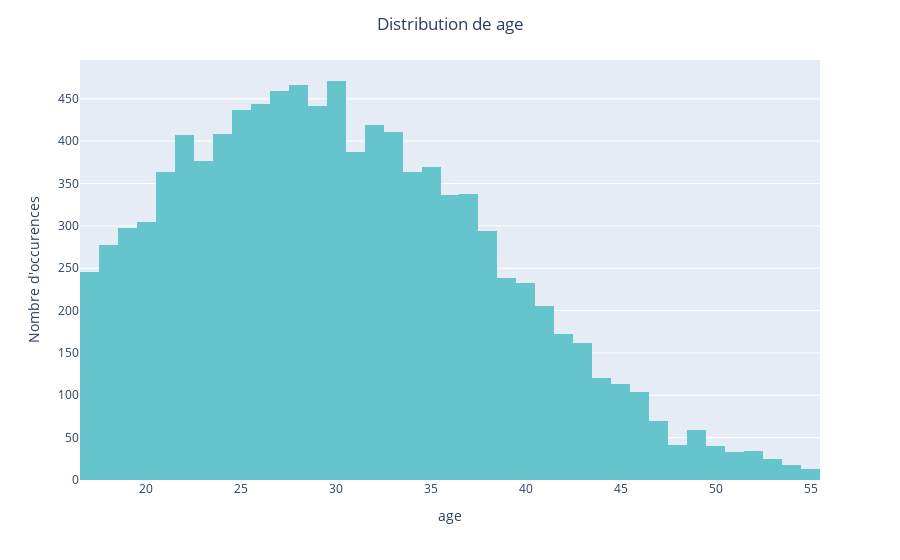
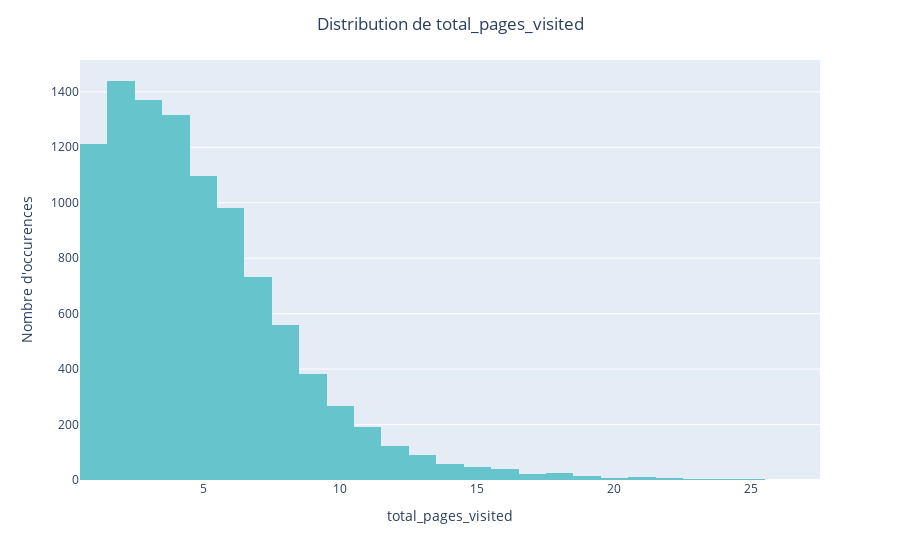
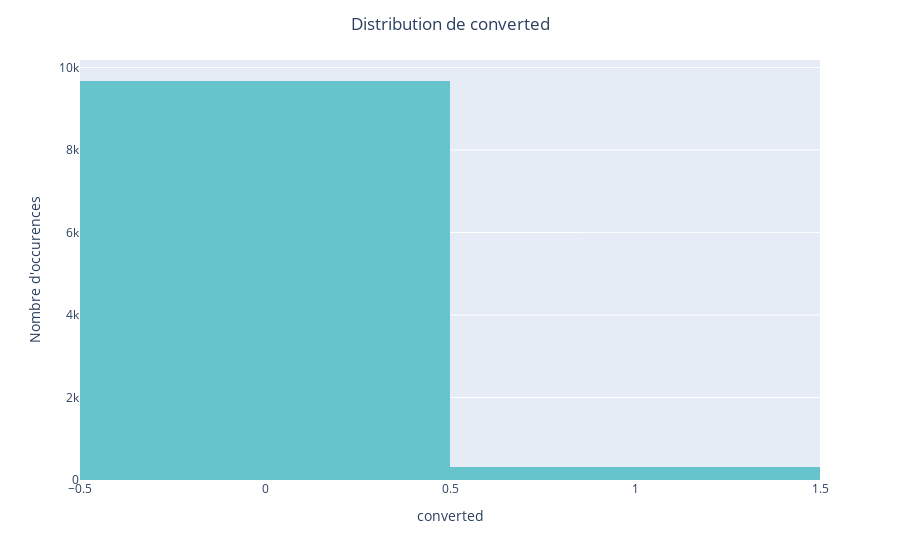

Notebook code for these charts, in order:
### Markdown cell above
##### Distribution des variables numériques

### Code cell
num_features = data_train_sample.select_dtypes(include=["float", "int"]).columns

for feature in num_features:
    fig = px.histogram(data_train_sample, x=feature, color_discrete_sequence=px.colors.qualitative.Pastel)
    fig.update_layout(title=f"Distribution de {feature}", title_x=0.5, xaxis_title=feature, yaxis_title="Nombre d'occurences")
    fig.show()

### Figure 1 — Plotly figure (JSON) as saved in the notebook; plotly's stock layout.template omitted (floating-point values rounded to 4 significant figures; data arrays with more than 128 entries replaced by an {"elided": "..."} marker saying what was removed)
{"data": [{"bingroup": "x", "hovertemplate": "age=%{x}<br>count=%{y}<extra></extra>", "legendgroup": "", "marker": {"color": "rgb(102, 197, 204)", "pattern": {"shape": ""}}, "name": "", "orientation": "v", "showlegend": false, "type": "histogram", "x": {"elided": "10000 int values"}, "xaxis": "x", "yaxis": "y"}], "layout": {"barmode": "relative", "legend": {"tracegroupgap": 0}, "margin": {"t": 60}, "title": {"text": "Distribution de age", "x": 0.5}, "xaxis": {"anchor": "y", "domain": [0, 1], "title": {"text": "age"}}, "yaxis": {"anchor": "x", "domain": [0, 1], "title": {"text": "Nombre d'occurences"}}}}

### Figure 2 — Plotly figure (JSON) as saved in the notebook; plotly's stock layout.template omitted (floating-point values rounded to 4 significant figures; data arrays with more than 128 entries replaced by an {"elided": "..."} marker saying what was removed)
{"data": [{"bingroup": "x", "hovertemplate": "total_pages_visited=%{x}<br>count=%{y}<extra></extra>", "legendgroup": "", "marker": {"color": "rgb(102, 197, 204)", "pattern": {"shape": ""}}, "name": "", "orientation": "v", "showlegend": false, "type": "histogram", "x": {"elided": "10000 int values"}, "xaxis": "x", "yaxis": "y"}], "layout": {"barmode": "relative", "legend": {"tracegroupgap": 0}, "margin": {"t": 60}, "title": {"text": "Distribution de total_pages_visited", "x": 0.5}, "xaxis": {"anchor": "y", "domain": [0, 1], "title": {"text": "total_pages_visited"}}, "yaxis": {"anchor": "x", "domain": [0, 1], "title": {"text": "Nombre d'occurences"}}}}

### Figure 3 — Plotly figure (JSON) as saved in the notebook; plotly's stock layout.template omitted (floating-point values rounded to 4 significant figures; data arrays with more than 128 entries replaced by an {"elided": "..."} marker saying what was removed)
{"data": [{"bingroup": "x", "hovertemplate": "converted=%{x}<br>count=%{y}<extra></extra>", "legendgroup": "", "marker": {"color": "rgb(102, 197, 204)", "pattern": {"shape": ""}}, "name": "", "orientation": "v", "showlegend": false, "type": "histogram", "x": {"elided": "10000 int values"}, "xaxis": "x", "yaxis": "y"}], "layout": {"barmode": "relative", "legend": {"tracegroupgap": 0}, "margin": {"t": 60}, "title": {"text": "Distribution de converted", "x": 0.5}, "xaxis": {"anchor": "y", "domain": [0, 1], "title": {"text": "converted"}}, "yaxis": {"anchor": "x", "domain": [0, 1], "title": {"text": "Nombre d'occurences"}}}}
